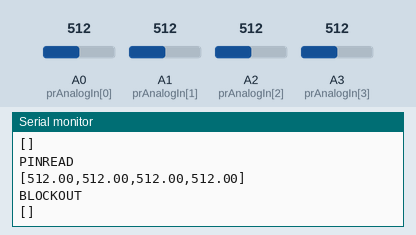
Bench run of a sketch on a simulated Arduino Nano, built with avr-gcc and run on an emulated ATmega328P. Parts: the last lines printed to the serial monitor. The inputs (shaded band) are chosen by the test bench; at power-on: A1 (prAnalogIn[1]) = 512, A2 (prAnalogIn[2]) = 512, A3 (prAnalogIn[3]) = 512, A0 (prAnalogIn[0]) = 512.

Above: at 2.7 s.
2.8 s: A1 (prAnalogIn[1]) set to 544
At 3.35 s:
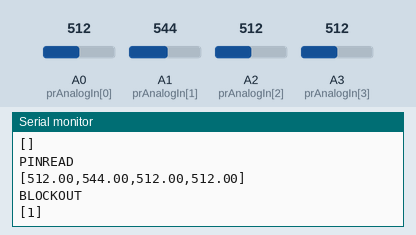
5.0 s: A2 (prAnalogIn[2]) set to 599
At 5.36 s:
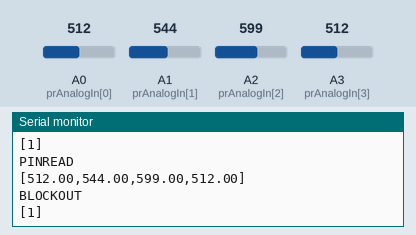
6.5 s: A2 (prAnalogIn[2]) set to 622
At 6.87 s:
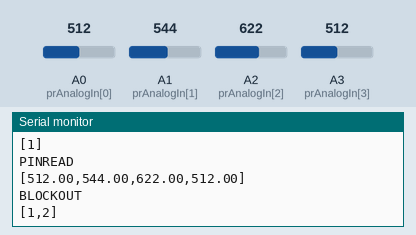
8.5 s: A3 (prAnalogIn[3]) set to 597
At 8.88 s:
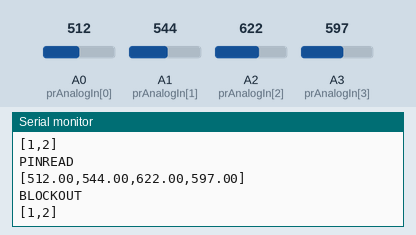
10.0 s: A3 (prAnalogIn[3]) set to 627
At 10.39 s:
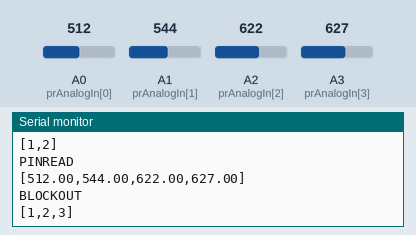
Timing chart, 0 to 12.5 s (numbered marks = the images above; inputs shaded):
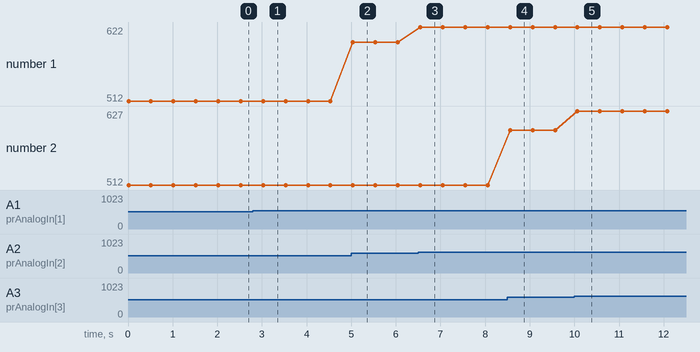

Measured:
- the behaviour switches between 611 and 612 on A2 (prAnalogIn[2]) (found by bisection; images 2 and 3)
- the behaviour switches between 611 and 612 on A3 (prAnalogIn[3]) (found by bisection; images 4 and 5)
- after the input at 2.8 s, the serial monitor: prints a new line after 0.23 s (image 1)
- after the input at 5.0 s, the serial monitor: prints a new line at once (image 2)
- after the input at 6.5 s, the serial monitor: prints a new line after 0.05 s (image 3)
- after the input at 8.5 s, the serial monitor: prints a new line after 0.06 s (image 4)
- after the input at 10.0 s, the serial monitor: prints a new line after 0.07 s (image 5)
- plotted number 1: 512 → 599 after the input at 5.0 s, 599 → 622 after the input at 6.5 s

The sketch:

PRParseAPin.ino
```cpp
// Declare global variables
const int dimH = 2;
const int dimV = 2;
int prAnalogIn[]={A0,A1,A2,A3,A4,A5,A6};
int pinReset = 0;
double ambThreshold[dimH+dimV];
double analogOutputs[dimH + dimV];
double laserDiff[]={100,20,100,100};
bool pinState[dimH+dimV];

//Average double values sequentially through an array (used for ambient light threshold)
double avgAmbTHold(int arrSize, double *valuesIn) {
  double sum = 0;
  for (int i = 0; i < arrSize; i++) {
    sum = sum+valuesIn[i];
  }
  return sum/arrSize;
}

void setup() {
  // Set pin modes for analog output pins
  for (int i = 0; i < dimH+dimV; i++) {
    pinMode(prAnalogIn[i], INPUT);
  }
  pinMode(pinReset, INPUT); // Set pin mode for button reset pin
  digitalWrite(pinReset, LOW);
  //Start serial output
  Serial.begin(9600);
  //Identify ambient light level on startup
  for (int i = 0; i < (dimH + dimV); i++) {
    //Read all analog pins
    delayMicroseconds(100);
    ambThreshold[i] = analogRead(prAnalogIn[i]);
  }
}

void loop() {

  // Check analog signal of all photoresistors if reset button is hit
  if (digitalRead(pinReset) == HIGH) {
    Serial.print("RESET");
    Serial.println();
  //Identify ambient light level on startup
    for (int i = 0; i < (dimH + dimV); i++) {
      //Read all analog pins
      delayMicroseconds(100);
      ambThreshold[i] = analogRead(prAnalogIn[i]);
    }
  }

  //Output raw ADC values for all analog pins
  for (int i = 0; i < (dimH + dimV); i++) {
    //Read all analog pins
    analogOutputs[i] = analogRead(prAnalogIn[i]);
    delayMicroseconds(100);
  }

  //Write voltage string for strToList
  Serial.print("PINREAD");
  Serial.println();
  String strOut = "[";
  for (int j = 0; j < (dimH+dimV); j++) {
    strOut = strOut + String(analogOutputs[j]);
    if (j != (dimH+dimV-1)) {
      strOut += ",";
    }
  }
  strOut += "]";
  Serial.print(strOut);
  Serial.println();

  Serial.print("BLOCKOUT");
  Serial.println();
  String blockOut = "[";
  for (int k = 0; k < dimH+dimV; k++) {
    if (analogOutputs[k] >= (ambThreshold[k]+laserDiff[k])) {
      blockOut = blockOut + String(k) + ",";
    }
  }
  if(blockOut.length() > 1) {
    blockOut.remove(blockOut.length()-1);
  }
  blockOut += "]";
  Serial.print(blockOut);
  Serial.println();
  delay(500);
}
```
